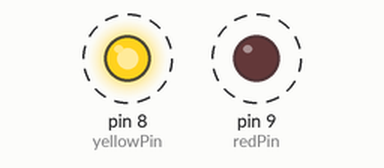
A sketch run on a simulated Arduino Uno, built with avr-gcc and run on an emulated ATmega328P. Parts: output pins drawn as LEDs (lit = HIGH). Dashed ring = blinking. What the sketch prints to the serial monitor is not drawn.

Above: at 0.05 s.
Timing chart, 0 to 3.0 s (numbered marks = the images above):
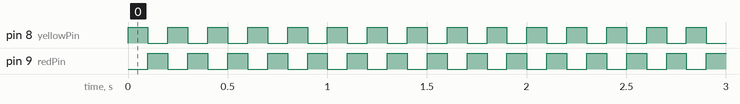

Measured:
- by itself, pin 8 (yellowPin), pin 9 (redPin): alternates HIGH for 0.10 s and LOW for 0.10 s

The sketch:

sketch_loops.ino
```cpp
int yellowPin = 8;
int redPin = 9;
int delTime = 100;
void setup() {
  // put your setup code here, to run once:
  pinMode(yellowPin, OUTPUT);
  pinMode(redPin, OUTPUT);
  Serial.begin(9600);
}

void loop() {
  int a;
  // put your main code here, to run repeatedly:
  for (a = 0; a < 50; a++) {
    digitalWrite(redPin, LOW);
    digitalWrite(yellowPin, HIGH);
    delay(delTime);
    digitalWrite(yellowPin, LOW);
    digitalWrite(redPin, HIGH);
    delay(delTime);
    Serial.println(a);
    }
    Serial.println("next round!");


}
```
